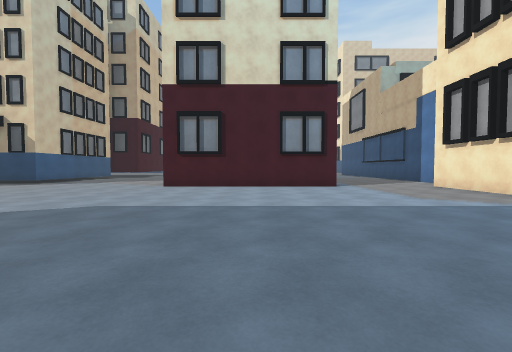
view 1 (above)

24 first-person views from a walk through a scene from a Unity 3-D project. The camera is 1.3 m above the floor, tilts 2° down and sees 90° across. The floor is counted in squares, 2 m on a side. Each view is taken from the middle of a square. On the plan, view 1 faces up. The plan holds only what a view shows up to about 9 squares ahead; the rest is blank. The place goes on beyond the plan. The player is left out. Some surface patterns are stand-ins.

view 2
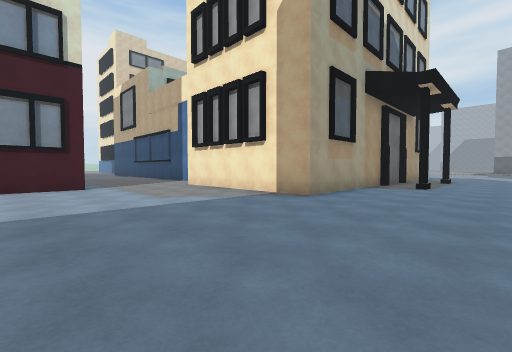

view 3
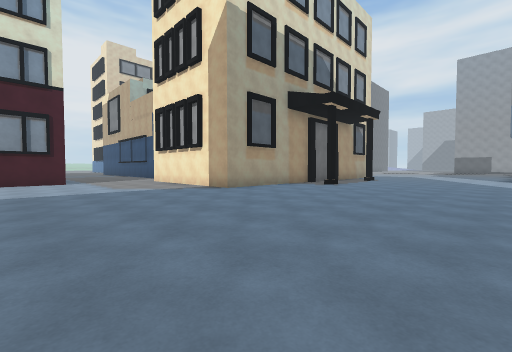

view 4
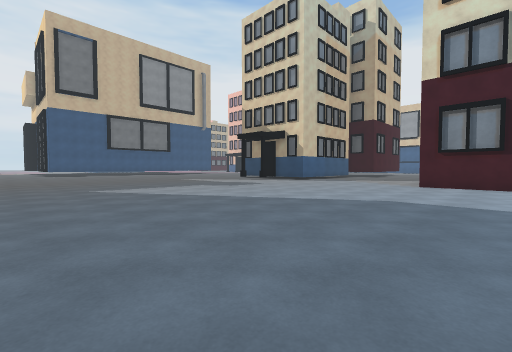

view 5
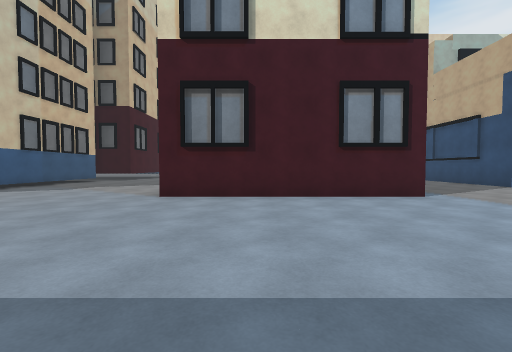

view 6
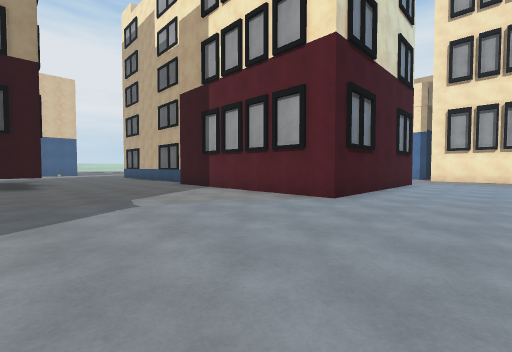

view 7
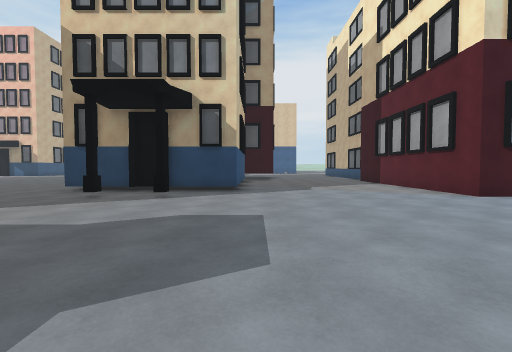

view 8
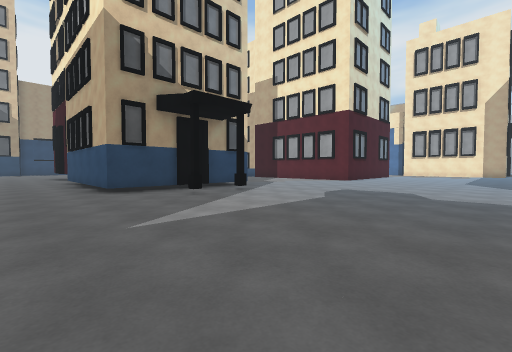

view 9
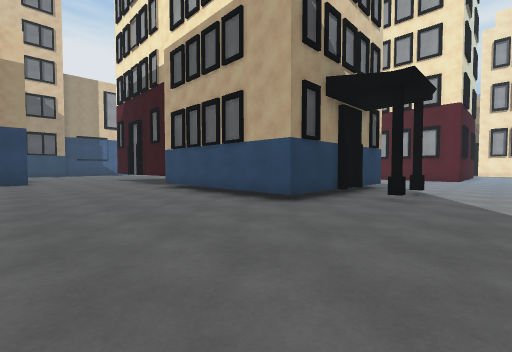

view 10
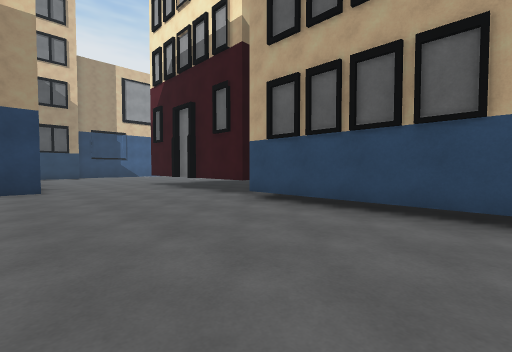

view 11
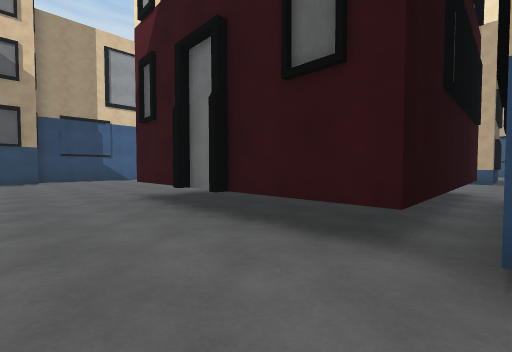

view 12
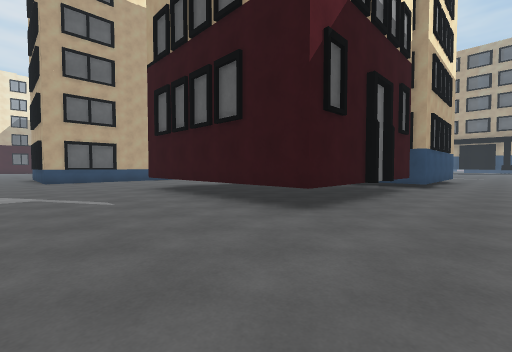

view 13
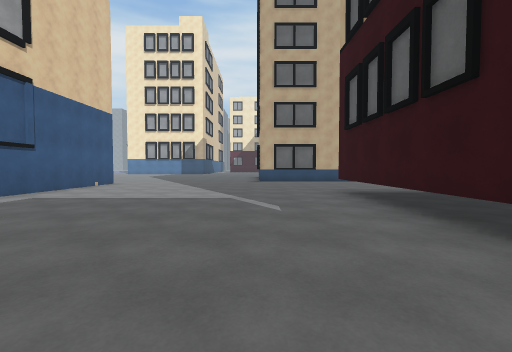

view 14
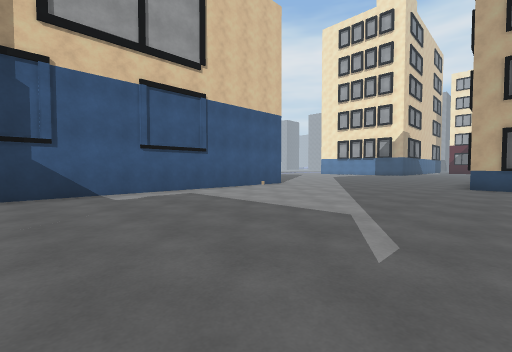

view 15
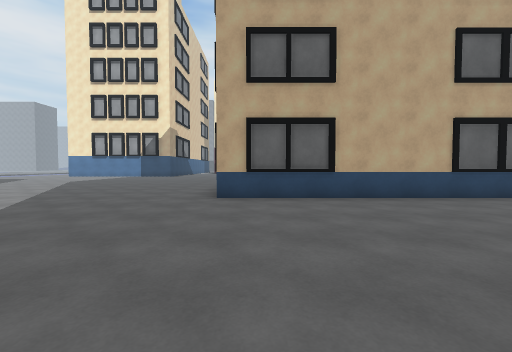

view 16
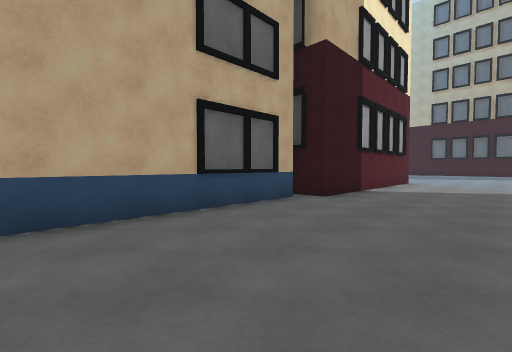

view 17
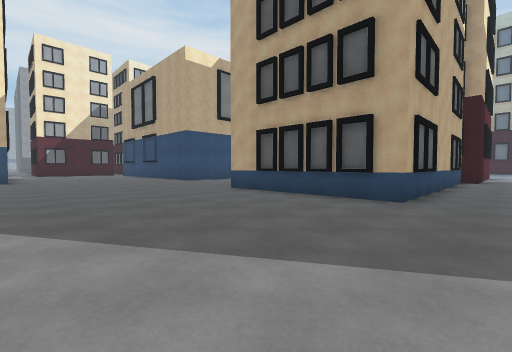

view 18
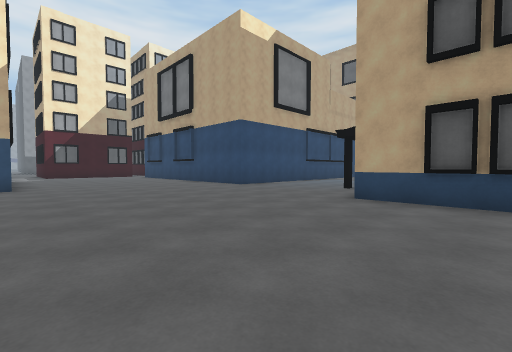

view 19
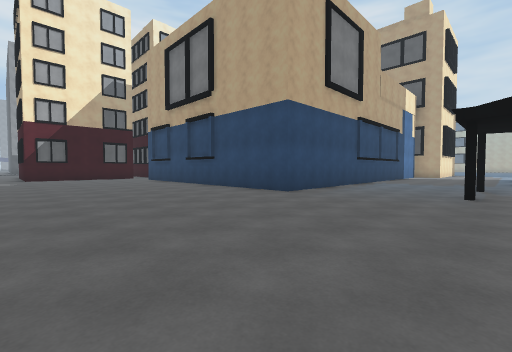

view 20
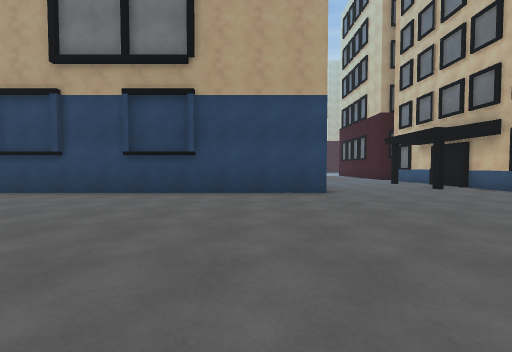

view 21
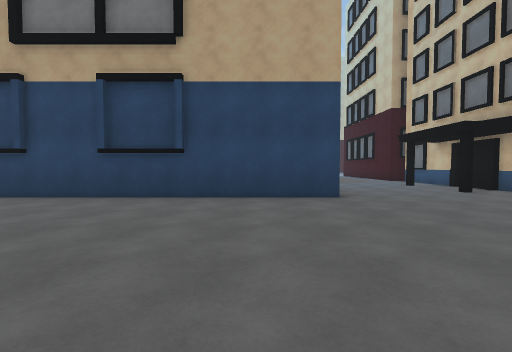

view 22
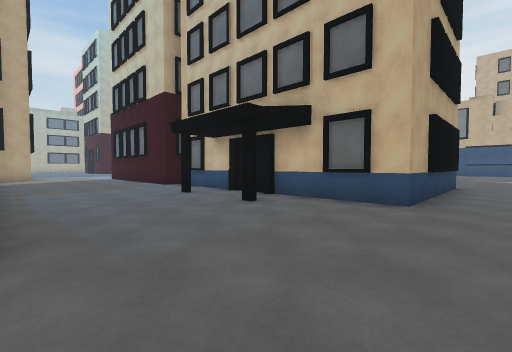

view 23
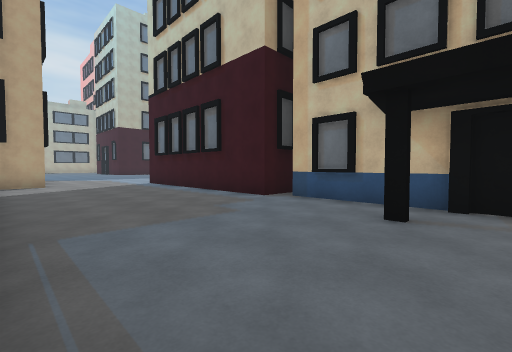

view 24
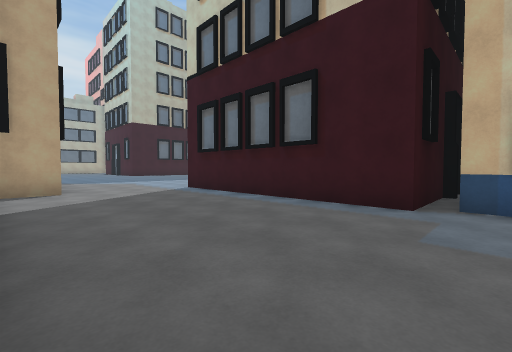

### Floor plan
Key: @ floor where view 1 was taken; # wall or solid block; x gap in a wall; . floor; B building.
Columns run from 18 left of view 1 to 15 right of it. Each row starts with its distance up from view 1.
 30                   ..
 29       ########B  ...
 28       ......................BBB
 27       ...........................
 26    .. ...........................
 25    .............................
 24    .............................
 23    .............#BB##............
 22   ..............#   #.............
 21   ..............#   #.....########
 20   ...BBBBBBB....#   #.#...
 19 B#...B      ....#   #.....
 18  ....B      ....    #.B...
 17  ....B      ....    #.....
 16  ....BBBBBBB....    #.....
 15  ....#    .....######.....
 14  ....#    .....#     .....
 13  ....#    .....#     .....
 12  ....#   #.....#     .....
 11  ....#  ##.....#     .....
 10  ....####B.....##    .....
  9  ..............B#####.....
  8  .......#...............#
  7  .......................#
  6    .....................#
  5    .....................#
  4    .....................#
  3    .........................x
  2         ......................
  1        ........................
  0       ............@............
 -1       ............ ...........
 -2                    ............
 -3                    ............

Positions as (right, up) in squares from view 1, and headings:
1: (0, 0), facing up
2: (1, 0), facing up-right
3: (1, -3), facing up-right
4: (-1, -1), facing up-left
5: (-1, 3), facing up
6: (-8, 6), facing up-right
7: (-8, 3), facing up
8: (-15, 3), facing up-right
9: (-17, 7), facing up-right
10: (-17, 11), facing up-right
11: (-15, 15), facing up-right
12: (-15, 24), facing down-right
13: (-14, 23), facing right
14: (-12, 22), facing up-right
15: (-8, 22), facing right
16: (-6, 20), facing down-right
17: (-4, 28), facing down-right
18: (0, 28), facing down-right
19: (3, 27), facing down-right
20: (9, 28), facing down
21: (9, 27), facing down
22: (7, 24), facing down-left
23: (7, 19), facing down-left
24: (7, 16), facing down-left
